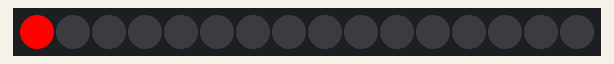
Simulated run of this sketch. Board: Arduino Uno, built with avr-gcc and run on an emulated ATmega328P. Shown: 16 RGB LEDs in strip order, left to right. Dim RGB values are drawn brighter than linear.

Above: at 0.15 s.
At 1.06 s:
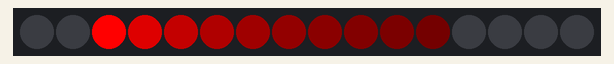
At 1.67 s:
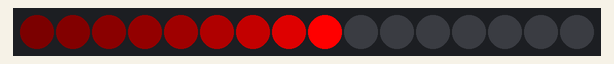
At 2.28 s:
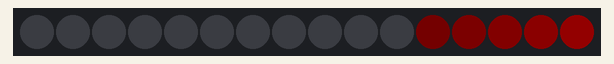
At 3.5 s:
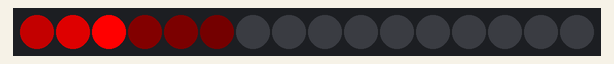
At 4.72 s:
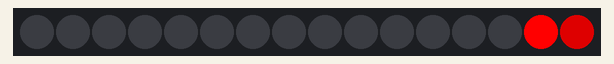

The sketch:

larsonScanner.ino
```cpp
//code from https://gist.github.com/andijcr/90ee99f938298bec15ed

#include <Adafruit_NeoPixel.h>

const int NUM_LEDS = 16;           // number of leds in strip
const int LED_PIN = 4;             // pin for led strip
#define MAX_P 20

Adafruit_NeoPixel strip = Adafruit_NeoPixel(NUM_LEDS, LED_PIN, NEO_GRB + NEO_KHZ800);

int li=0;
int direction=+1;

uint32_t Red=strip.Color(255, 0, 0);
uint32_t Blank=strip.Color(0, 0, 0);
void setup() {
  strip.begin();
  strip.show(); // Initialize all pixels to 'off'
}

void loop() {
  //decay
  for(uint16_t i=0; i<MAX_P; i++) {
    uint8_t r= (strip.getPixelColor(i)>>16) & 0xff;
    r=(r*3)/5;
      strip.setPixelColor(i, r, 0, 0);
  }

  strip.setPixelColor(li, Red);
  if(li>(MAX_P-1)){
    li=MAX_P;
    direction=-1;
  }else if(li<0){
    li=-1;
    direction=1;
  }
  li+=direction;
  strip.show();
  delay(10);
}
```

Measured:
- by itself, everything shown: repeats every 4.3 s, in 14 steps
